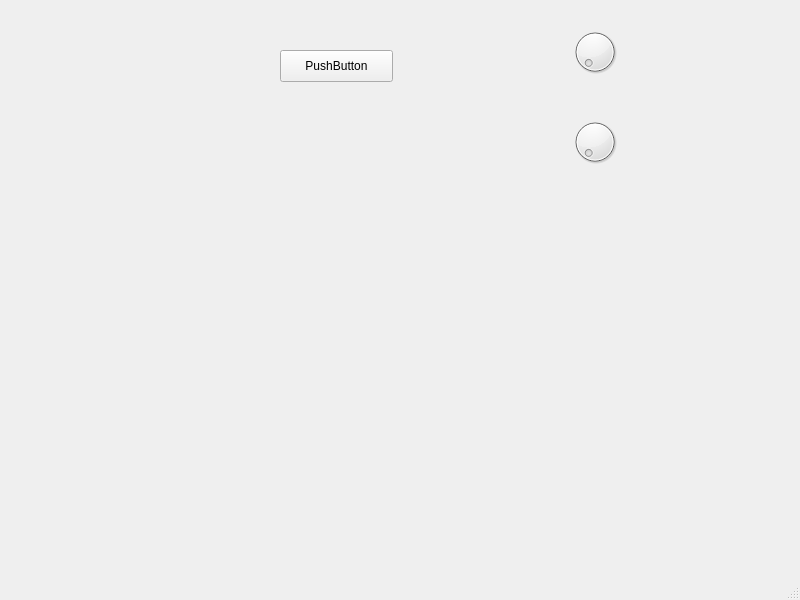
<?xml version="1.0" encoding="UTF-8"?>
<ui version="4.0">
 <class>MainWindow</class>
 <widget class="QMainWindow" name="MainWindow">
  <property name="geometry">
   <rect>
    <x>0</x>
    <y>0</y>
    <width>800</width>
    <height>600</height>
   </rect>
  </property>
  <property name="windowTitle">
   <string>MainWindow</string>
  </property>
  <widget class="QWidget" name="centralwidget">
   <widget class="QPushButton" name="pushButton">
    <property name="geometry">
     <rect>
      <x>280</x>
      <y>50</y>
      <width>113</width>
      <height>32</height>
     </rect>
    </property>
    <property name="text">
     <string>PushButton</string>
    </property>
   </widget>
   <widget class="QDial" name="dial">
    <property name="geometry">
     <rect>
      <x>570</x>
      <y>20</y>
      <width>50</width>
      <height>64</height>
     </rect>
    </property>
   </widget>
   <widget class="QDial" name="dial_2">
    <property name="geometry">
     <rect>
      <x>570</x>
      <y>110</y>
      <width>50</width>
      <height>64</height>
     </rect>
    </property>
   </widget>
  </widget>
  <widget class="QMenuBar" name="menubar">
   <property name="geometry">
    <rect>
     <x>0</x>
     <y>0</y>
     <width>800</width>
     <height>22</height>
    </rect>
   </property>
  </widget>
  <widget class="QStatusBar" name="statusbar"/>
 </widget>
 <resources/>
 <connections/>
</ui>
